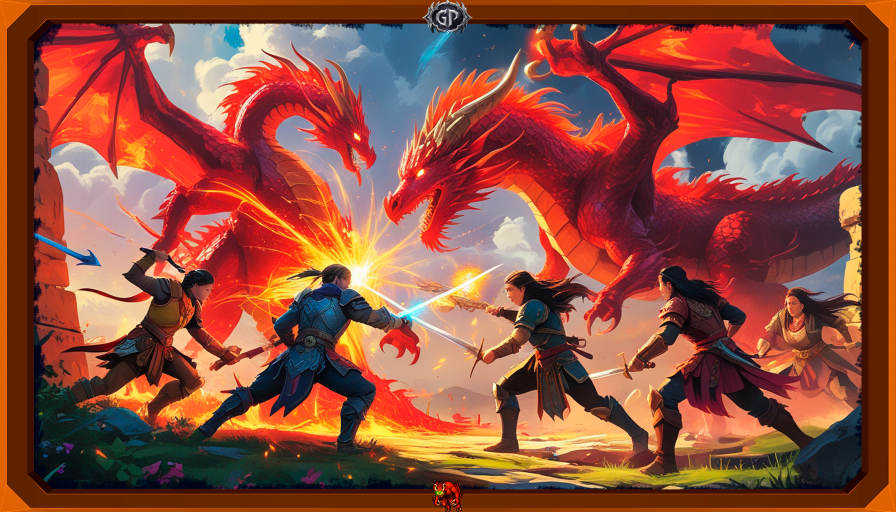
#> input picture assets/images/5.jpg, 1792 x 1024 px (shown at 1/2 size); its folder holds 6 pictures in this run
$ python -i gui.py   (imports and definitions only)
#> lines starting #> are read from the running program, lines starting #| are printed output that depends on the picture; pictures that were not available may be replaced by others from this repository, and a replacement may not be noted
import tkinter as tk
from tkinter import messagebox, ttk
from PIL import Image, ImageTk
from updater import update_files, download_all_files,  CLIENT_DIRECTORY, fetch_server_file_list, check_for_updates, download_files, read_local_file_list, generate_local_file_list
import os
import sys
import logging
import subprocess
import threading
import random
import time

def resource_path(relative_path):
    """Obter o caminho absoluto para recursos, funciona para dev e para PyInstaller."""
    try:
        # PyInstaller cria uma pasta temporária e armazena o caminho em _MEIPASS
        base_path = sys._MEIPASS
    except Exception:
        base_path = os.path.abspath(".")

    return os.path.join(base_path, relative_path)

def create_gui():
    """Cria a interface gráfica do launcher."""
    root = tk.Tk()
    root.title("Genesis Project Launcher")
    root.geometry("854x480")
    root.minsize(854, 480)
    root.overrideredirect(True)

    # Centralizar a janela na tela
    screen_width = root.winfo_screenwidth()
    screen_height = root.winfo_screenheight()
    x = (screen_width // 2) - (854 // 2)
    y = (screen_height // 2) - (480 // 2)
    root.geometry(f'{854}x{480}+{x}+{y}')

    # Variáveis para armazenar as posições do mouse e da janela
    # [9 lines left out: functions start_move, move_window, not called in this run]

    # Fechar a janela
    def close_window():
        root.destroy()

    # Lista de caminhos para os arquivos de imagem de background
    bg_images = [
        resource_path('assets/images/1.jpg'),
        resource_path('assets/images/2.jpg'),
        resource_path('assets/images/3.jpg'),
        resource_path('assets/images/5.jpg')
    ]

    # Caminho para os arquivos de imagem
    bg_image_path = random.choice(bg_images)
    logo_image_path = resource_path('assets\\images\\logo.png')
    btn_idle_img_path = resource_path('assets\\images\\PLAY1.png')
    btn_press_img_path = resource_path('assets\\images\\PLAY2.png')
    btn_close_idle_img_path = resource_path('assets\\images\\CLOSE.png')
    btn_close_press_img_path = resource_path('assets\\images\\CLOSE2.png')

    # Adicionar logs para verificar os caminhos dos arquivos de imagem
    logging.info(f"bg_image_path: {bg_image_path}")
    logging.info(f"logo_image_path: {logo_image_path}")
    logging.info(f"btn_idle_img_path: {btn_idle_img_path}")
    logging.info(f"btn_press_img_path: {btn_press_img_path}")
    logging.info(f"btn_close_idle_img_path: {btn_close_idle_img_path}")
    logging.info(f"btn_close_press_img_path: {btn_close_press_img_path}")

    # Configuração do plano de fundo
    bg_image = Image.open(bg_image_path).resize((854, 480), Image.Resampling.LANCZOS)
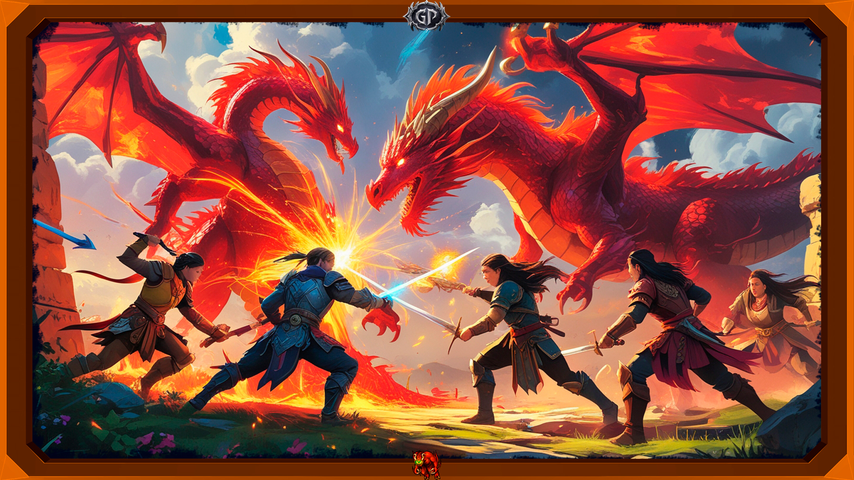
#> bg_image: PIL image 854x480 RGB; mean R, G, B 144.2, 79, 62.7
    bg_photo = ImageTk.PhotoImage(bg_image)
    canvas = tk.Canvas(root, width=854, height=480, highlightthickness=0)
    canvas.pack(fill="both", expand=True)
    canvas.create_image(0, 0, image=bg_photo, anchor="nw")

    # Sistema de partículas
    particles = []

    def create_particle():
        """Cria uma nova partícula."""
        x = random.randint(0, 854)
        y = random.randint(0, 480)
        size = random.randint(1, 3)
        speed = random.uniform(0.5, 1.5)
        direction = random.uniform(-0.5, 0.5)
        particle = {
            'id': canvas.create_oval(x, y, x + size, y + size, fill='cyan', outline=''),
            'x': x,
            'y': y,
            'size': size,
            'speed': speed,
            'direction': direction
        }
        particles.append(particle)
        if len(particles) < 20:  # Limitar o número de partículas
            root.after(500, create_particle)  # Criar uma nova partícula a cada 500ms

    def animate_particles():
        """Anima as partículas."""
        for particle in particles:
            particle['y'] -= particle['speed']
            particle['x'] += particle['direction']
            if particle['y'] < 0:
                particle['y'] = 480
            if particle['x'] < 0 or particle['x'] > 854:
                particle['x'] = random.randint(0, 854)
            canvas.coords(particle['id'], particle['x'], particle['y'], particle['x'] + particle['size'], particle['y'] + particle['size'])
        root.after(50, animate_particles)

    # Iniciar a criação e animação das partículas
    create_particle()
    animate_particles()

    # Configuração do logo
    logo_image = Image.open(logo_image_path).resize((300, 210), Image.Resampling.LANCZOS)
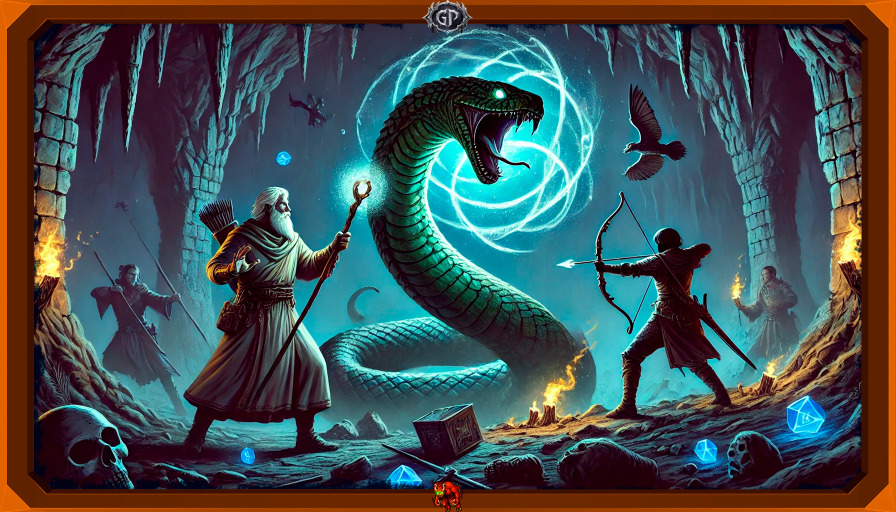
#> input picture assets/images/1.jpg, 1792 x 1024 px, given in place of logo.png, which was not available (shown at 1/2 size)
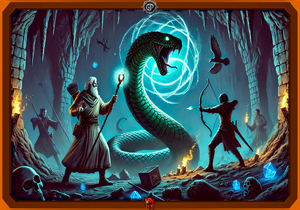
#> logo_image: PIL image 300x210 RGB; mean R, G, B 66.6, 81, 81.8
    logo_photo = ImageTk.PhotoImage(logo_image)
    canvas.create_image(427, 240, image=logo_photo, anchor="center")

    # Configuração do botão Play
    btn_idle_img = ImageTk.PhotoImage(Image.open(btn_idle_img_path).resize((175, 80), Image.Resampling.LANCZOS))
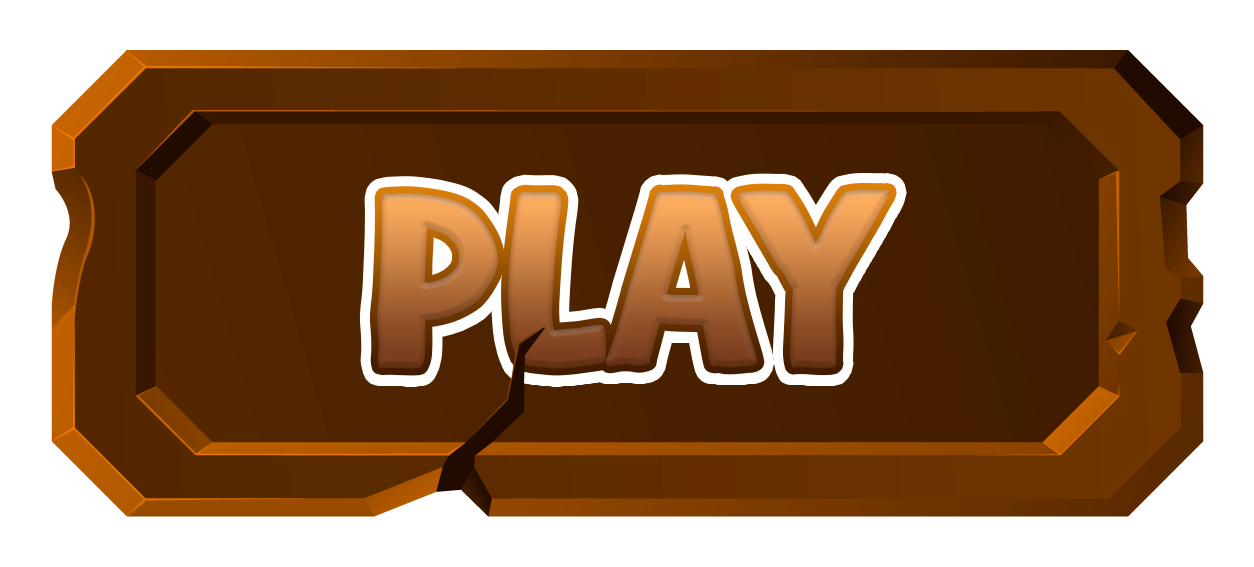
#> input picture assets/images/PLAY1.png, 1254 x 567 px, found by its file name
    btn_press_img = ImageTk.PhotoImage(Image.open(btn_press_img_path).resize((175, 80), Image.Resampling.LANCZOS))
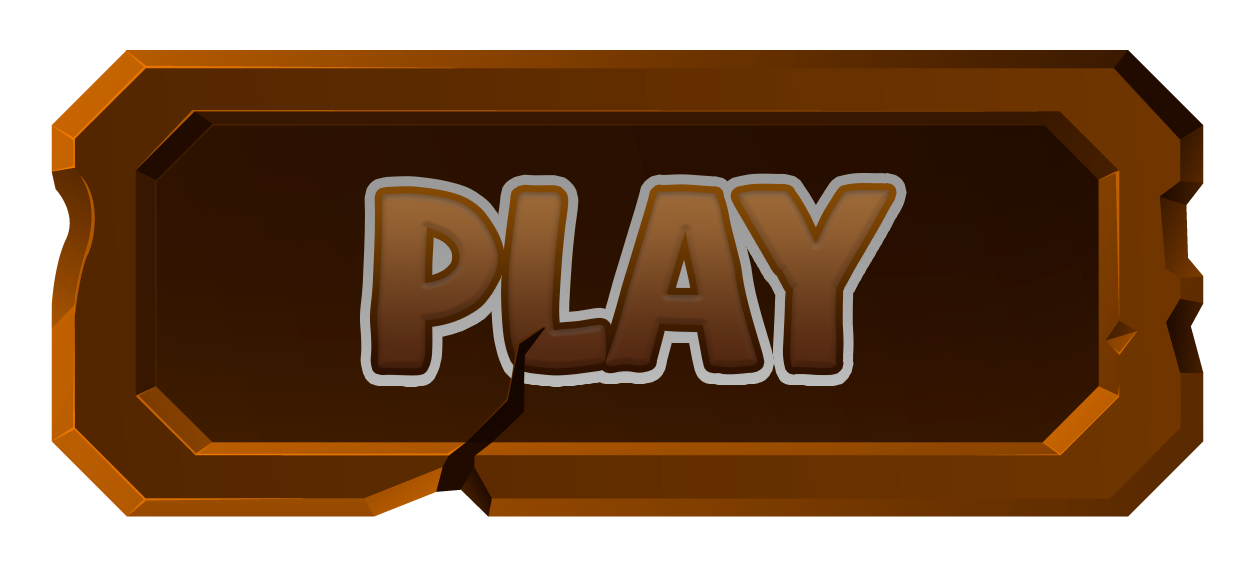
#> input picture assets/images/PLAY2.png, 1254 x 567 px, found by its file name

    # Barra de progresso personalizada
    progress_canvas = tk.Canvas(root, width=200, height=30, bg='#252a34', bd=0, highlightthickness=2, relief='ridge')
    progress_canvas.place(x=327, y=380)
    progress_bar = progress_canvas.create_rectangle(0, 0, 0, 30, fill='#cd5e0f', width=0)
    progress_text = progress_canvas.create_text(100, 15, text="0%", fill="white", font=('Helvetica', 12, 'bold'))

    # Rótulo para exibir o nome do arquivo e o tempo estimado de download
    download_label = tk.Label(root, text="", bg='#252a34', fg="white", font=('Helvetica', 8, 'bold'))
    download_label.place(x=287, y=350)

    # [25 lines left out: functions update_progress_bar, update_download_label, on_button_press, not called in this run]

    def on_button_down(event):
        canvas.itemconfig(play_button, image=btn_press_img)

    def on_button_release(event):
        canvas.itemconfig(play_button, image=btn_idle_img)
        on_button_press()

    play_button = canvas.create_image(427, 380, image=btn_idle_img, anchor="center")
    canvas.tag_bind(play_button, "<ButtonPress-1>", on_button_down)
    canvas.tag_bind(play_button, "<ButtonRelease-1>", on_button_release)

    # Botão para fechar o launcher
    btn_close_idle_img = ImageTk.PhotoImage(Image.open(btn_close_idle_img_path).resize((65, 56), Image.Resampling.LANCZOS))
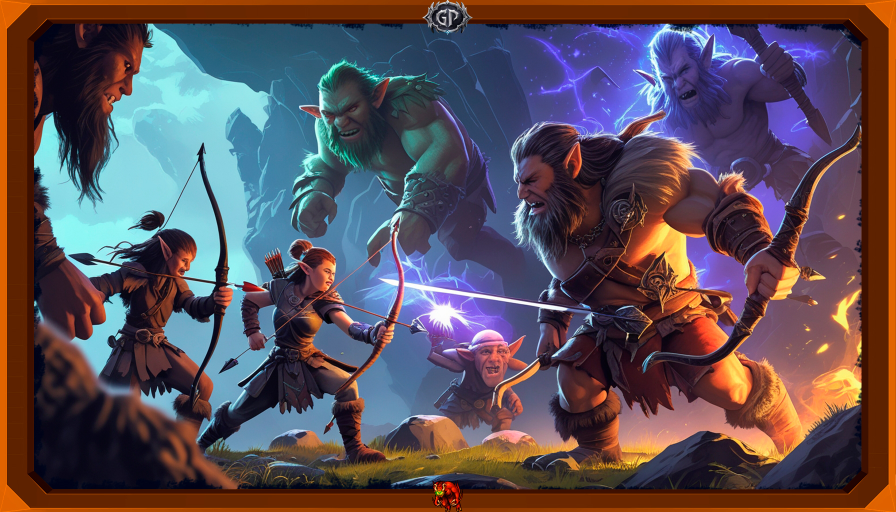
#> input picture assets/images/2.jpg, 1792 x 1024 px, given in place of CLOSE.png, which was not available (shown at 1/2 size)
    btn_close_press_img = ImageTk.PhotoImage(Image.open(btn_close_press_img_path).resize((65, 56), Image.Resampling.LANCZOS))

    def on_close_button_down(event):
        canvas.itemconfig(close_button, image=btn_close_press_img)

    def on_close_button_release(event):
        canvas.itemconfig(close_button, image=btn_close_idle_img)
        close_window()

    close_button = canvas.create_image(810, 30, image=btn_close_idle_img, anchor="ne")
    canvas.tag_bind(close_button, "<ButtonPress-1>", on_close_button_down)
    canvas.tag_bind(close_button, "<ButtonRelease-1>", on_close_button_release)

    # Áreas clicáveis para arrastar a janela
    drag_areas = [
        canvas.create_rectangle(0, 0, 8, 480, outline="", fill=""),  # Lateral esquerda
        canvas.create_rectangle(846, 0, 854, 480, outline="", fill=""),  # Lateral direita
        canvas.create_rectangle(0, 0, 854, 8, outline="", fill=""),  # Parte superior
        canvas.create_rectangle(0, 472, 854, 480, outline="", fill="")  # Parte inferior
    ]

    for area in drag_areas:
        canvas.tag_bind(area, "<ButtonPress-1>", start_move)
        canvas.tag_bind(area, "<B1-Motion>", move_window)

    def update_files_with_progress():
        """Atualiza os arquivos e atualiza a barra de progresso."""
        try:
            # Esconder o botão de play
            canvas.itemconfig(play_button, state='hidden')

            # Gerar local_file_list.json
            generate_local_file_list()

            # Ler listas do servidor e local
            server_file_list = fetch_server_file_list()
            if not server_file_list:
                logging.error("Não foi possível obter a lista de arquivos do servidor.")
                return False

            local_file_list = read_local_file_list()
            if local_file_list is None or not local_file_list:
                logging.info("Lista de arquivos locais está vazia. Baixando todos os arquivos do servidor.")
                download_all_files(server_file_list, update_progress_bar)
                return

            # Verificar atualizações
            files_to_update = check_for_updates(server_file_list, local_file_list)
            if not files_to_update:
                logging.info("Todos os arquivos estão atualizados. Nenhuma ação necessária.")
                return False

            logging.info(f"Atualizações necessárias para {len(files_to_update)} arquivo(s).")
            for i, file in enumerate(files_to_update):
                start_time = time.time()
                download_files([file], update_progress_bar)
                elapsed_time = time.time() - start_time
                estimated_time = time.strftime("%M:%S", time.gmtime(elapsed_time))
                update_download_label(file[0], estimated_time)
                update_progress_bar(i + 1, len(files_to_update))
            logging.info("Atualização concluída.")
            return True
        except Exception as e:
            logging.error(f"Erro no processo de atualização: {e}")
            return False
        finally:
            progress_canvas.place_forget()
            download_label.place_forget()
            canvas.itemconfig(play_button, state='normal')
            canvas.itemconfig(play_button, image=btn_idle_img)

    # Iniciar a verificação de atualizações em uma thread separada
    threading.Thread(target=update_files_with_progress).start()

    root.mainloop()

>>> result = create_gui()
